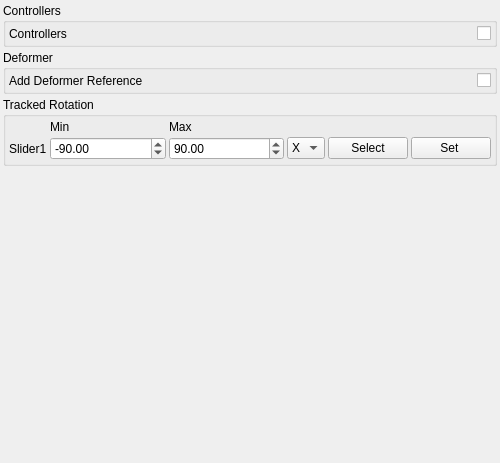
<?xml version="1.0" encoding="UTF-8"?>
<ui version="4.0">
 <class>Form</class>
 <widget class="QWidget" name="Form">
  <property name="geometry">
   <rect>
    <x>0</x>
    <y>0</y>
    <width>500</width>
    <height>463</height>
   </rect>
  </property>
  <property name="windowTitle">
   <string>Form</string>
  </property>
  <layout class="QVBoxLayout" name="verticalLayout">
   <property name="spacing">
    <number>3</number>
   </property>
   <property name="margin">
    <number>3</number>
   </property>
   <item>
    <widget class="QGroupBox" name="groupBox_3">
     <property name="title">
      <string>Controllers</string>
     </property>
     <layout class="QGridLayout" name="gridLayout_2">
      <property name="margin">
       <number>3</number>
      </property>
      <property name="spacing">
       <number>3</number>
      </property>
      <item row="0" column="0">
       <widget class="QLabel" name="label_4">
        <property name="text">
         <string>Controllers</string>
        </property>
       </widget>
      </item>
      <item row="0" column="1">
       <widget class="QCheckBox" name="uiAddControllers">
        <property name="layoutDirection">
         <enum>Qt::RightToLeft</enum>
        </property>
        <property name="text">
         <string/>
        </property>
       </widget>
      </item>
     </layout>
    </widget>
   </item>
   <item>
    <widget class="QGroupBox" name="groupBox_2">
     <property name="title">
      <string>Deformer</string>
     </property>
     <layout class="QHBoxLayout" name="horizontalLayout">
      <property name="spacing">
       <number>3</number>
      </property>
      <property name="margin">
       <number>3</number>
      </property>
      <item>
       <widget class="QLabel" name="label_6">
        <property name="text">
         <string>Add Deformer Reference</string>
        </property>
       </widget>
      </item>
      <item>
       <widget class="QCheckBox" name="uiAddDeformerRef">
        <property name="layoutDirection">
         <enum>Qt::RightToLeft</enum>
        </property>
        <property name="text">
         <string/>
        </property>
       </widget>
      </item>
     </layout>
    </widget>
   </item>
   <item>
    <widget class="QGroupBox" name="uiTrackedRotationGRP">
     <property name="title">
      <string>Tracked Rotation</string>
     </property>
     <layout class="QGridLayout" name="gridLayout">
      <property name="margin">
       <number>3</number>
      </property>
      <property name="spacing">
       <number>3</number>
      </property>
      <item row="1" column="1">
       <widget class="QDoubleSpinBox" name="uiMinRot1">
        <property name="minimum">
         <double>-180.000000000000000</double>
        </property>
        <property name="maximum">
         <double>180.000000000000000</double>
        </property>
        <property name="singleStep">
         <double>15.000000000000000</double>
        </property>
        <property name="value">
         <double>-90.000000000000000</double>
        </property>
       </widget>
      </item>
      <item row="0" column="2">
       <widget class="QLabel" name="label_2">
        <property name="text">
         <string>Max</string>
        </property>
       </widget>
      </item>
      <item row="1" column="0">
       <widget class="QLabel" name="label_3">
        <property name="sizePolicy">
         <sizepolicy hsizetype="Fixed" vsizetype="Preferred">
          <horstretch>0</horstretch>
          <verstretch>0</verstretch>
         </sizepolicy>
        </property>
        <property name="text">
         <string>Slider1</string>
        </property>
       </widget>
      </item>
      <item row="0" column="1">
       <widget class="QLabel" name="label">
        <property name="text">
         <string>Min</string>
        </property>
       </widget>
      </item>
      <item row="1" column="2">
       <widget class="QDoubleSpinBox" name="uiMaxRot1">
        <property name="minimum">
         <double>-180.000000000000000</double>
        </property>
        <property name="maximum">
         <double>180.000000000000000</double>
        </property>
        <property name="singleStep">
         <double>15.000000000000000</double>
        </property>
        <property name="value">
         <double>90.000000000000000</double>
        </property>
       </widget>
      </item>
      <item row="1" column="3">
       <widget class="QComboBox" name="uiAxis1">
        <property name="sizePolicy">
         <sizepolicy hsizetype="Fixed" vsizetype="Fixed">
          <horstretch>0</horstretch>
          <verstretch>0</verstretch>
         </sizepolicy>
        </property>
        <item>
         <property name="text">
          <string>X</string>
         </property>
        </item>
        <item>
         <property name="text">
          <string>Y</string>
         </property>
        </item>
        <item>
         <property name="text">
          <string>Z</string>
         </property>
        </item>
       </widget>
      </item>
      <item row="1" column="5">
       <widget class="QPushButton" name="uiSet1">
        <property name="sizePolicy">
         <sizepolicy hsizetype="Fixed" vsizetype="Fixed">
          <horstretch>0</horstretch>
          <verstretch>0</verstretch>
         </sizepolicy>
        </property>
        <property name="text">
         <string>Set </string>
        </property>
       </widget>
      </item>
      <item row="1" column="4">
       <widget class="QPushButton" name="uiSelect1">
        <property name="sizePolicy">
         <sizepolicy hsizetype="Fixed" vsizetype="Fixed">
          <horstretch>0</horstretch>
          <verstretch>0</verstretch>
         </sizepolicy>
        </property>
        <property name="text">
         <string>Select</string>
        </property>
       </widget>
      </item>
     </layout>
    </widget>
   </item>
   <item>
    <spacer name="verticalSpacer">
     <property name="orientation">
      <enum>Qt::Vertical</enum>
     </property>
     <property name="sizeHint" stdset="0">
      <size>
       <width>20</width>
       <height>290</height>
      </size>
     </property>
    </spacer>
   </item>
  </layout>
 </widget>
 <tabstops>
  <tabstop>uiAddControllers</tabstop>
  <tabstop>uiAddDeformerRef</tabstop>
  <tabstop>uiMinRot1</tabstop>
  <tabstop>uiMaxRot1</tabstop>
  <tabstop>uiAxis1</tabstop>
  <tabstop>uiSet1</tabstop>
 </tabstops>
 <resources/>
 <connections/>
</ui>
